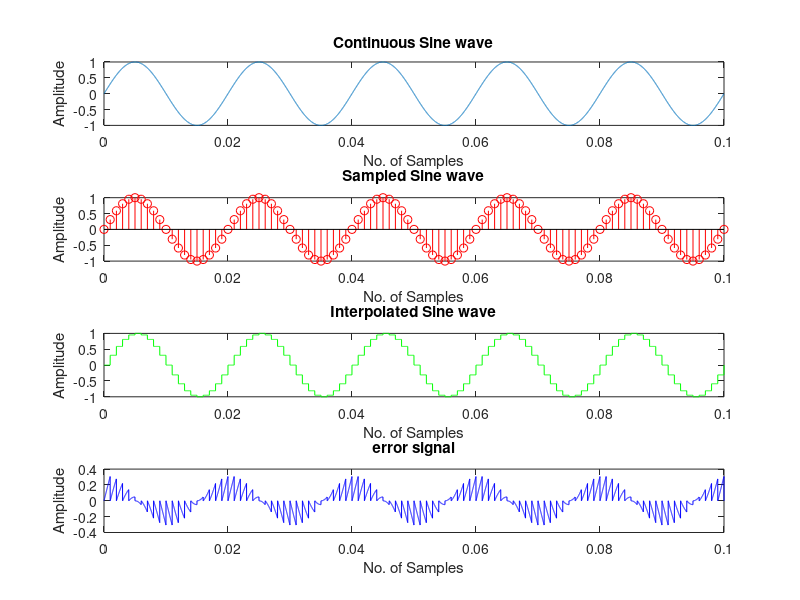

The MATLAB script that drew this image:
% SAMPLING ;
A = 1;
f = 50;
t = 0:0.00001:(5/f);
xc  = A*sin(2*pi*f*t);
fs = 1000;
td = 0:(1/fs): (5/f);
xd = A*sin(2*pi*f*td);
subplot(4,1,1);
plot(t,xc);
title("Continuous Sine wave");
xlabel("No. of Samples");
ylabel("Amplitude");
subplot(4,1,2);
stem(td,xd,'r');
title("Sampled Sine wave");
xlabel("No. of Samples");
ylabel("Amplitude");
xr = interp1(td,xd,t,'previous');
se = xc-xr;
subplot(4,1,3);
plot(t, xr, 'g');
title("Interpolated Sine wave");
xlabel("No. of Samples");
ylabel("Amplitude");
subplot(4,1,4);
plot(t, se, 'b');
title("error signal");
xlabel("No. of Samples");
ylabel("Amplitude");
